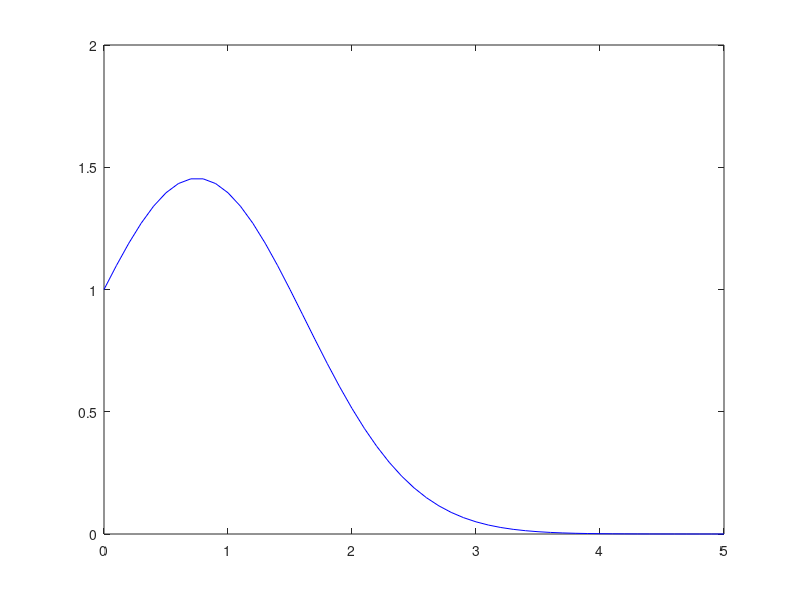

This chart was generated by the following MATLAB code: (Note: this script raises an error after producing the figure.)


%%
%% 1.0tester exacte fonction y
%%
clear all
tvec = [0:5/50:5];
yvec = exp(tvec - 2/3 * tvec.^2);
exact = plot(tvec, yvec, '-b')
hold on

%%
%% 1.1 tester euler explicite sur f
%%

f = @(t, y)(1 - 4/3 * t) * y;
tvec = [0:5/50:5];
y0 = 1;
T = 5;
N = 50;
yvec = eulerExp(y0,f, T, N);%final sloution :  2.1973e-07
EE = plot(tvec, yvec,'-m')
hold on

%%
%% 1.2 tester euler implicit sur f 
%%

f = @(t, y)(1 - 4/3 * t) * y;
tvec = [0:5/50:5];
df = @(t,y) 1 - 4/3 * t;
y0 = 1;
T = 5;
N = 50;
yvec = eulerImp(y0,df, f, T, N);%final sloution :  2.1973e-07
IE = plot(tvec, yvec,'-k')


%%
%% 1.3 tester crank-Nicolson sur f 
%%

f = @(t, y)(1 - 4/3 * t) * y;
df = @(t,y) 1 - 4/3 * t;
tol = 10^(-14);
tvec = [0:5/50:5];
y0 = 1;
T = 5;
N = 50;
yvec = crankNicolson(y0,df, f, T, N,tol);%final sloution :  2.1973e-07
CN = plot(tvec, yvec,'-r')


%%
%% 1.4 tester Runge-Kutta sur f 
%%
f = @(t, y)(1 - 4/3 * t) * y;
df = @(t,y) 1 - 4/3 * t;
tvec = [0:5/50:5];
y0 = 1;
T = 5;
N = 50;
yvec = rungeKutta(y0, f, T, N);%final sloution :  2.1973e-07
RK = plot(tvec, yvec,'-c')

legend([EE IE RK CN exact],{'EE', 'IE', 'RK', 'CN', 'exacte'});

